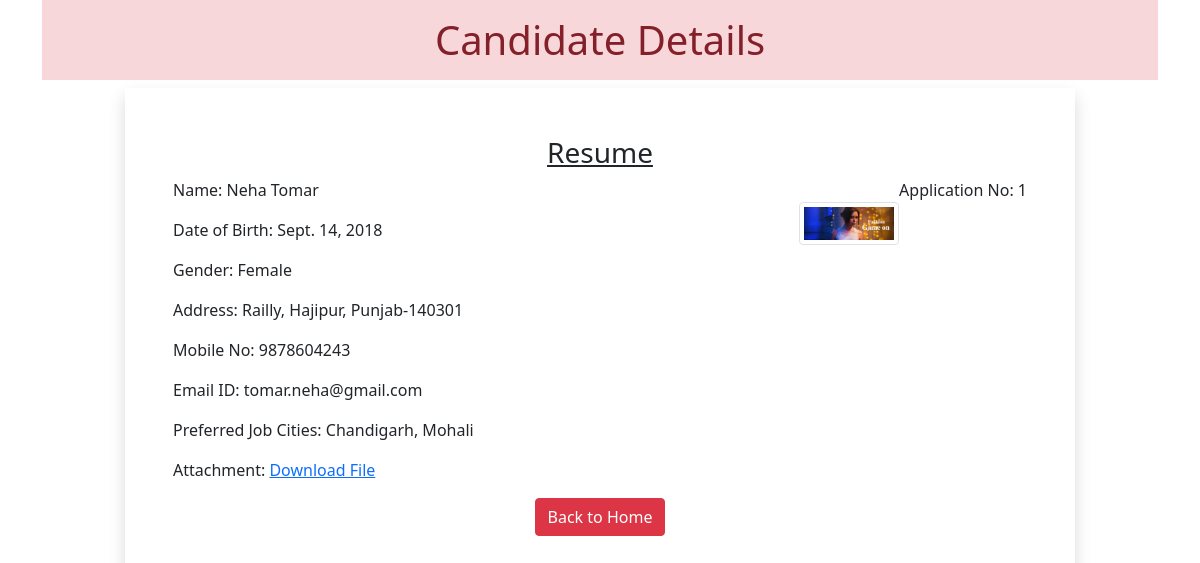
The page /1 on the database its author committed.
### app/models.py (models this page shows)
class Resume(models.Model):
    STATE_CHOICE = (
        ('AndraPardesh', 'AndraPardesh'),
        ('Chandigarh', 'Chandigarh'),
        ('Delhi','Delhi'),
        ('Goa', 'Goa'),
        ('UP', 'UP'),
        ('Punjab', 'Punjab'),
        ('Haryana', 'Haryana'),
    )
    name = models.CharField(max_length=100)
    dob = models.DateField(auto_now=False, auto_now_add=False)
    gender = models.CharField(max_length=50)
    locality = models.CharField(max_length=100)
    city = models.CharField(max_length=50)
    pin = models.PositiveIntegerField()
    state = models.CharField(choices= STATE_CHOICE, max_length=50)
    mobile = models.PositiveIntegerField()
    email = models.EmailField()
    job_city = models.CharField(max_length=50)
    profile_img = models.ImageField(upload_to='profileimg', blank=True)
    my_file = models.FileField(upload_to='doc', blank=True)

### app/views.py (the view)
# urls.py: path('<int:pk>', views.CandidateView.as_view(), name='candidate')
class CandidateView(View):
    def get(self, request, pk):
        candidate = Resume.objects.get(pk=pk)
        return render(request, 'app/candidate.html', {'candidate':candidate})

### app/templatetags/myfilter.py (called while the page is built)
@register.filter(name='remove_special')
def remove_chars(value, arg):
    print('Arg:',arg)
    print('Value',value)
    for character in arg:
        print(character)
        value = value.replace(character, "")
    return value

### app/templates/app/candidate.html (shortened to what this page needs)
<!DOCTYPE html>
{% load myfilter %}
<html lang="en">
<head>
    <link href="https://cdn.jsdelivr.net/npm/bootstrap@5.1.0/dist/css/bootstrap.min.css"
     rel="stylesheet">
</head>
<body>
    <div class="container">
        <h1 class="alert-danger text-center p-3">Candidate Details</h1>
        <div class="row">
            <div class="col-sm-10 shadow p-5 offset-sm-1">
                <h3 class="text-center"><u>Resume</u></h3>
                <p class="float-end">Application No: {{candidate.id}}</p>
                <img src="{{candidate.profile_img.url}}" alt="" class="img-fluid float-end img-thumbnail mt-4" height="150" width="100">
                <p>Name: {{candidate.name}}</p>
                <p>Date of Birth: {{candidate.dob}}</p>
                <p>Gender: {{candidate.gender}}</p>
                <p>Address: {{candidate.locality}}, {{candidate.city}}, {{candidate.state}}-{{candidate.pin}}</p>
                <p>Mobile No: {{candidate.mobile}}</p>
                <p>Email ID: {{candidate.email}}</p>
                <p>Preferred Job Cities: {{candidate.job_city|remove_special:"[]'"}}</p>
                <p>Attachment: <a href="{{candidate.my_file.url}}">Download File</a></p>
                <div class="text-center">
                    <a href="/" class="btn btn-danger">Back to Home</a>
                </div>
            </div>
        </div>
    </div>
</body>
</html>

### rows shown on the page
Resume: id "1", profile_img (picture), name "Neha Tomar", dob "Sept. 14, 2018", gender "Female", locality "Railly", city "Hajipur", state "Punjab", pin "140301", mobile "9878604243", email "tomar.neha@gmail.com", job_city|remove_special "Chandigarh, Mohali"
